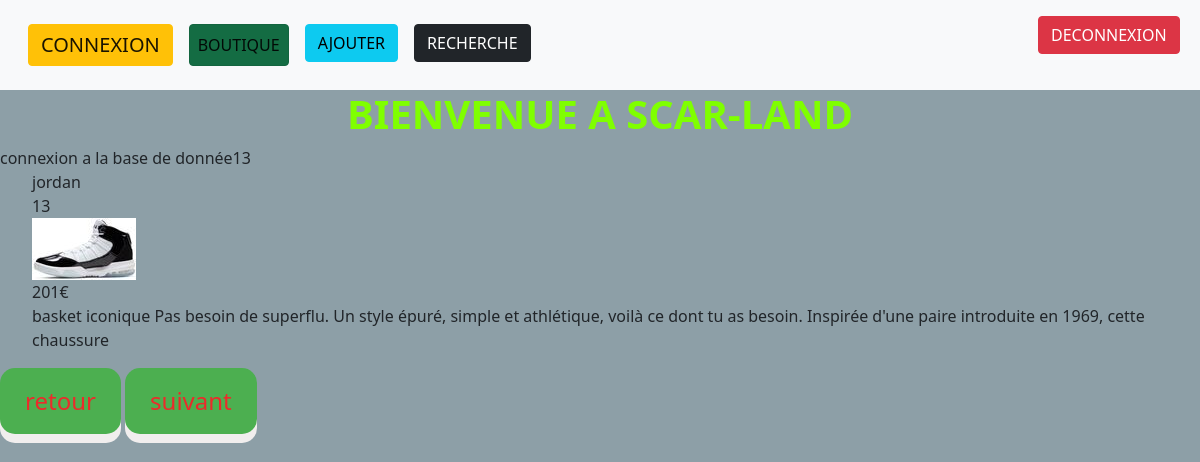
Screenshot of /detail_produit.php?id=13 with the database file from the repository.
### tables this page shows
CREATE TABLE IF NOT EXISTS `id_produit` (
  `id_produit` int(11) NOT NULL AUTO_INCREMENT,
  `nom_produit` varchar(255) NOT NULL,
  `description_produit` text NOT NULL,
  `image_produit` varchar(255) NOT NULL,
  `prix_produit` decimal(10,0) NOT NULL,
  PRIMARY KEY (`id_produit`)
);

### detail_produit.php (the view, shortened to what this page needs)
<?php
include('navbar.php');
?>
<h1 class="fadeInDown text-center" style="color: chartreuse;"><b>BIENVENUE A SCAR-LAND</b></h1>
<?php
try{
    $db=new PDO("mysql:host=localhost;dbname=ecommerce;charset=utf8;","root","");
    $db->setAttribute( PDO::ATTR_ERRMODE, PDO::ERRMODE_EXCEPTION );
    echo "connexion a la base de donnée";
}catch(PDOException $e){
    echo "Erreur de connexion a PDO";
}
$sql="SELECT* FROM id_produit WHERE id_produit=?";
$req=$db->prepare($sql);
$id=$_GET['id'];
echo $id;
$req->bindParam(1,$id);
$req->execute();
$resultat=$req->fetch();
if($resultat){
?>
<ul class="liste-detail">
    <li class="liste-detail"><?php echo $resultat['nom_produit']?></li>
    <li><?php echo $resultat['id_produit']?></li>
    <li><img src="<?php echo $resultat['image_produit']?>" alt="<?php $resultat['nom_produit']  ?>"
            title="<?php $resultat['nom_produit']  ?>" /></li>
    <li><?php echo $resultat['prix_produit']?>€</li>
    <li><?php echo $resultat['description_produit']?></li>
</ul>
<a href="index.php" class="btn btn-success button">retour</a>
<?php
}else{
    echo "id inconnu";
}
?>
<a href="paye.php" class="btn btn-success button">suivant</a>

### style.css (style rules this page uses)
h1 { color: chartreuse; text-shadow: white; }
.liste-detail { list-style-type: none; }
body { background-color:#8599a1ee; }
.fadeInDown { -webkit-animation-name: fadeInDown; animation-name: fadeInDown; -webkit-animation-duration: 3s; animation-duration: 2s; -webkit-animation-fill-mode: both; animation-fill-mode: both; }
.button { display: inline-block; padding: 15px 25px; font-size: 24px; cursor: pointer; text-align: center; text-decoration: none; outline: none; color: rgb(235, 43, 43); background-color: #4CAF50; border: none; border-radius: 15px; box-shadow: 0 9px rgb(241, 238, 238); }

### rows the page displays
id_produit: nom_produit "jordan", id_produit "13", image_produit (picture), prix_produit "201", description_produit "basket iconique Pas besoin de superflu. Un style épuré, simple et athlétique, voilà ce dont tu as besoin. Inspirée d'une paire introduite en 1969, cette chaussure"

### other values shown
$id "13"
